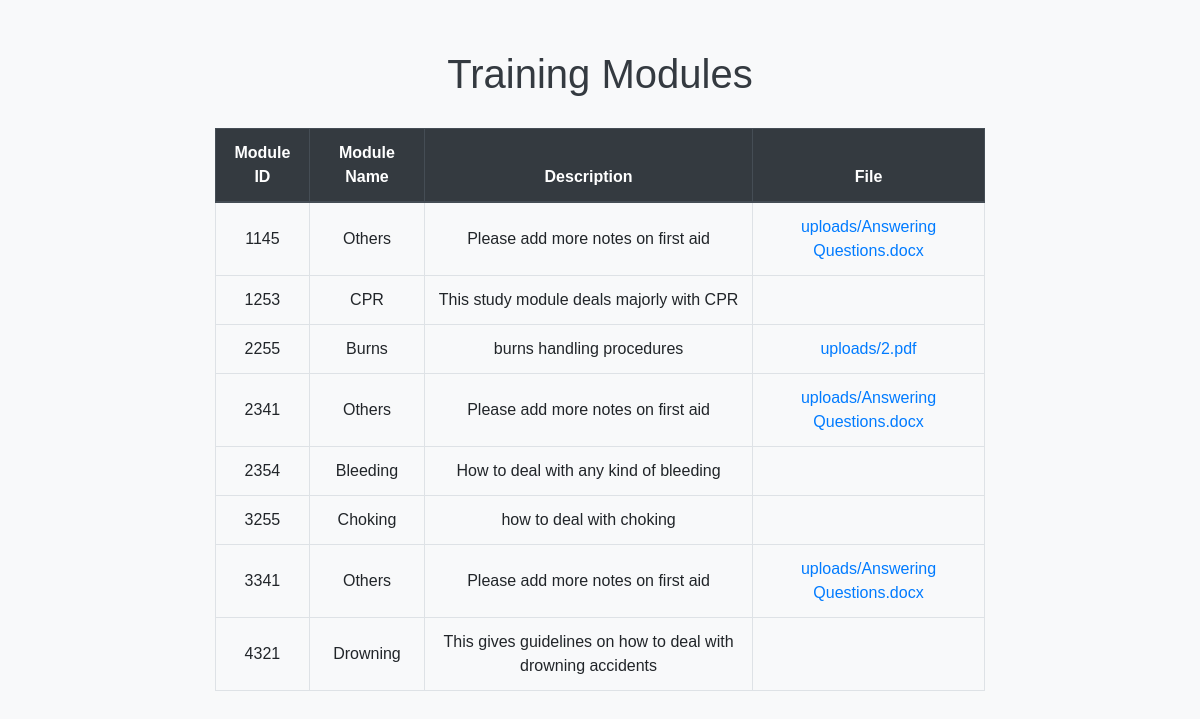
The app's page /access-modules.php with its own data.
### tables this page shows
CREATE TABLE `modules` (
  `module_id` int(11) NOT NULL,
  `module_name` varchar(50) NOT NULL,
  `module_description` varchar(255) NOT NULL,
  `module_file` varchar(255) NOT NULL
);

### access-modules.php (the view, shortened to what this page needs)
<!DOCTYPE html>
<html>
<head>
    <link rel="stylesheet" href="https://stackpath.bootstrapcdn.com/bootstrap/4.5.2/css/bootstrap.min.css">
</head>
<body>
    <div class="container">
        <h1>Training Modules</h1>
        <table class="table table-bordered table-hover">
            <thead class="thead-dark">
                <tr>
                    <th>Module ID</th>
                    <th>Module Name</th>
                    <th>Description</th>
                    <th>File</th>
                </tr>
            </thead>
            <tbody>
                <?php
                    $conn = mysqli_connect("localhost", "root", "", "fts");
                    $sql = "SELECT * FROM modules";
                    $result = mysqli_query($conn, $sql);
                    if (mysqli_num_rows($result) > 0) {
                    while($row = mysqli_fetch_assoc($result)) {
                                    echo "<tr>";
                                    echo "<td>" . $row["module_id"] . "</td>";
                                    echo "<td>" . $row["module_name"] . "</td>";
                                    echo "<td>" . $row["module_description"] . "</td>";
                                    echo "<td><a href='" . $row["module_file"] . "' target='_blank'>" . $row["module_file"] . "</a></td>";
                                    echo "</tr>";
                                }
                            } else {
                                echo "<tr><td colspan='4'>No modules found</td></tr>";
                            }
                        ?>
                    </tbody>
                </table>
            </div>
</body>
</html>

### access-modules.php (style rules this page uses)
body { background-color: #f8f9fa; font-family: Arial, Helvetica, sans-serif; }
.container { margin-top: 50px; max-width: 800px; }
.table th, .table td { vertical-align: middle; text-align: center; }
.table th { background-color: #343a40; color: #fff; border-color: #343a40; }
.table td { border-color: #dee2e6; }
.table a { color: #007bff; text-decoration: none; }
h1 { text-align: center; color: #343a40; margin-bottom: 30px; }

### records on screen
modules: module_id "1145", module_name "Others", module_description "Please add more notes on first aid", module_file "uploads/Answering Questions.docx"
modules: module_id "1253", module_name "CPR", module_description "This study module deals majorly with CPR"
modules: module_id "2255", module_name "Burns", module_description "burns handling procedures", module_file "uploads/2.pdf"
modules: module_id "2341", module_name "Others", module_description "Please add more notes on first aid", module_file "uploads/Answering Questions.docx"
modules: module_id "2354", module_name "Bleeding", module_description "How to deal with any kind of bleeding"
modules: module_id "3255", module_name "Choking", module_description "how to deal with choking"
modules: module_id "3341", module_name "Others", module_description "Please add more notes on first aid", module_file "uploads/Answering Questions.docx"
modules: module_id "4321", module_name "Drowning", module_description "This gives guidelines on how to deal with drowning accidents"
